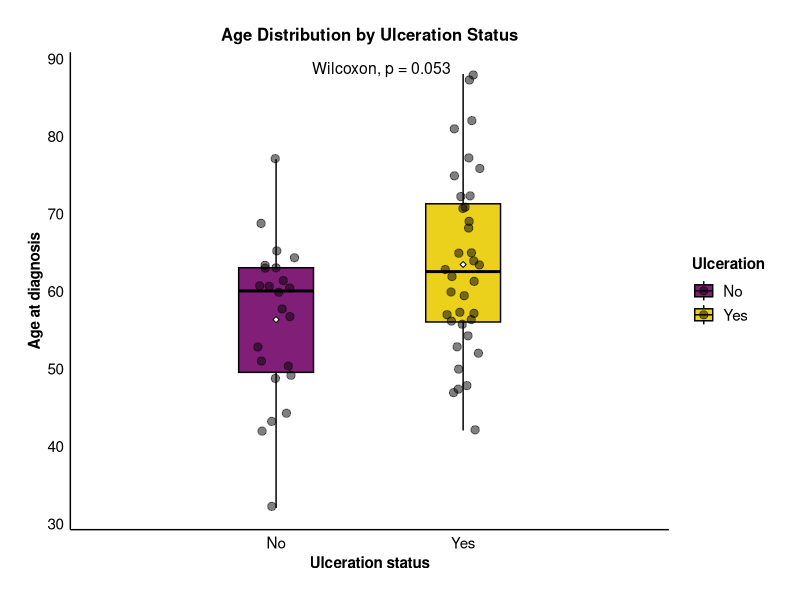
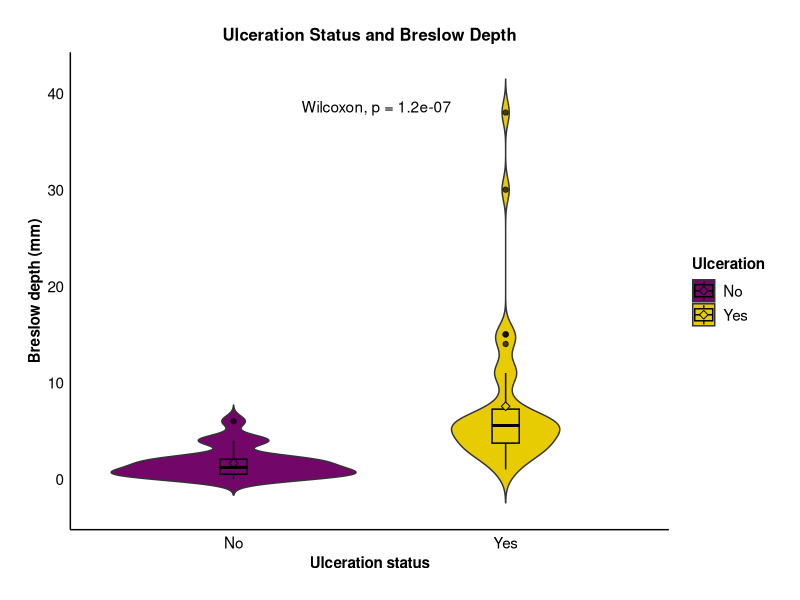
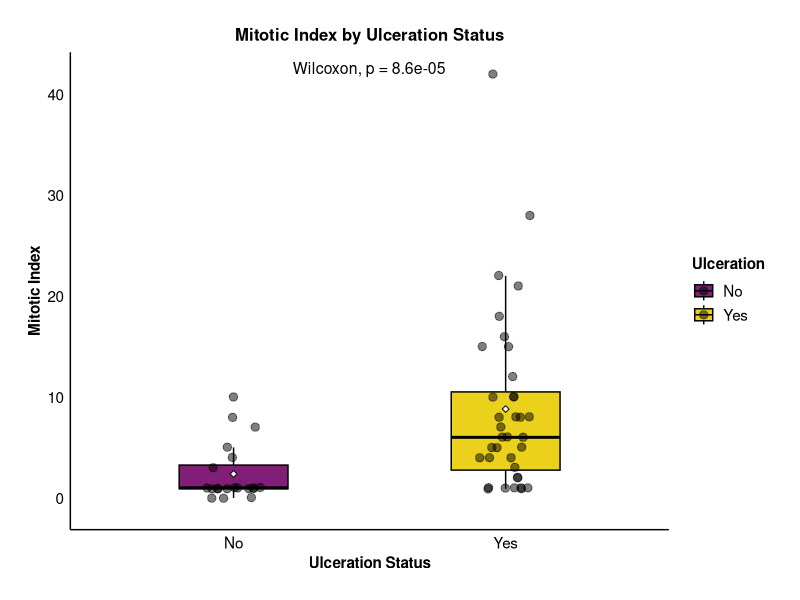
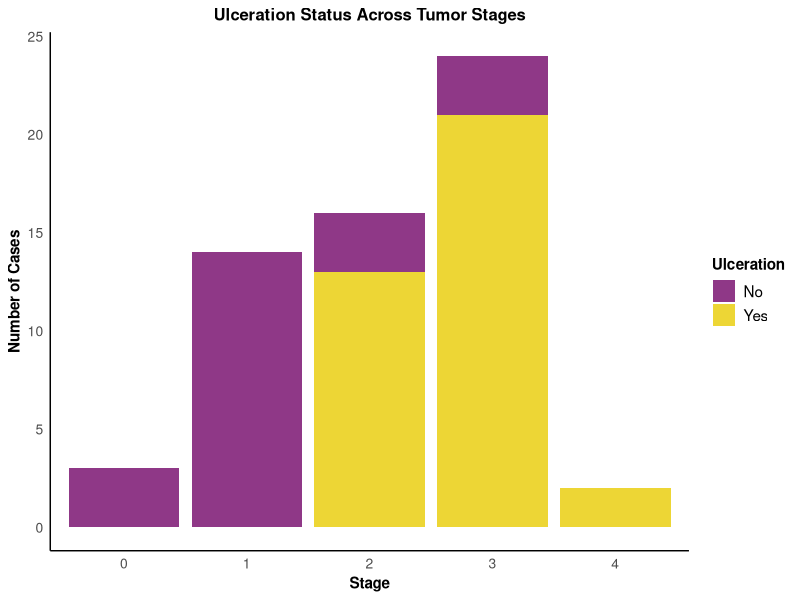
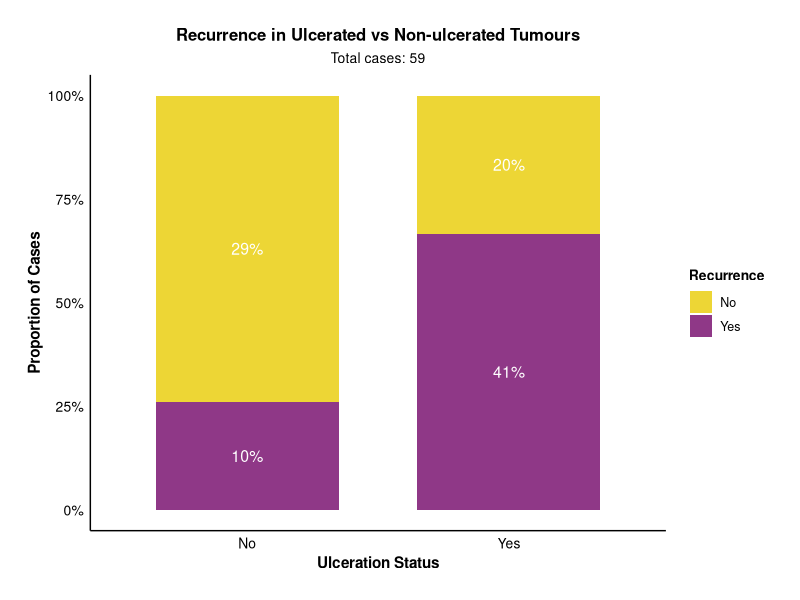
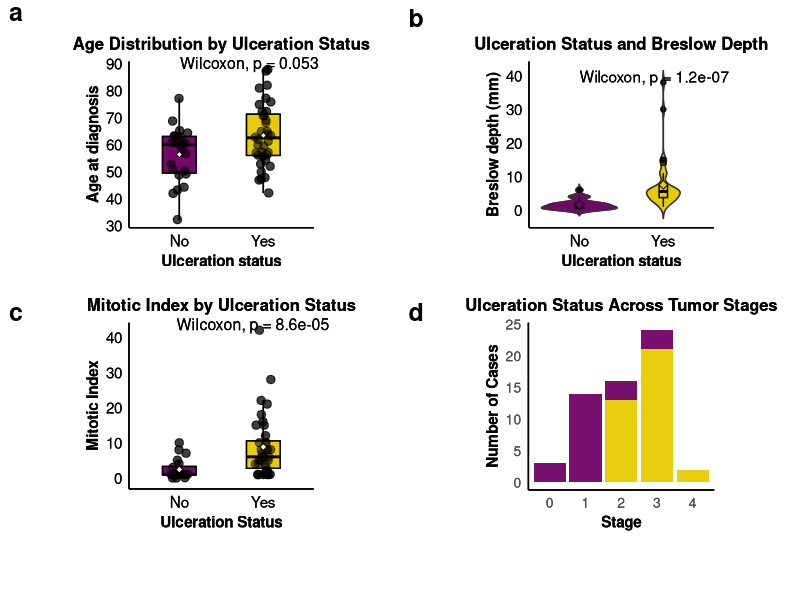

The R source for these figures, in order:
## ---- chunk 1
knitr::opts_chunk$set(echo = TRUE, warning = FALSE, message = FALSE)
## ---- chunk 2
# Load required libraries
library(tidyverse)
library(patchwork)
library(ggpubr)
library(here)

# Set seed 
set.seed(123)

# Load metadata from 59 patients with complete ulceration status
metadata <- read.csv(here("data", "clinical_am_prim.csv"))

# Convert to factors
metadata <- metadata %>%
  mutate(across(c(-breslow_depth_mm, -mitotic_index, -age, -sample_id, -patient), as.factor))
## ---- chunk 3
# Boxplot ulceration vs age
ulc_age_plot <- ggplot(data = metadata,
       mapping = aes(x = factor(ulceration), y = age, 
                     fill = factor(ulceration))) + 
  geom_boxplot(na.rm = TRUE,
               width = 0.4,
               alpha = 0.9,
               outlier.shape = NA,
               color = "black"        
               ) + 
  geom_point(size = 2.5, alpha = 0.5, 
             position = position_jitter(seed = 1, width = 0.1),
             color = "black") + 
  stat_summary(fun = mean, 
              geom = "point",
              shape = 23, 
              size = 1.3,
              fill = "white",
              color = "black") +
  stat_compare_means(size = 4, label.x = 1.34) + 
  scale_fill_manual(values=c("#730769", "#E8CC03"),
                    labels = c("No", "Yes")) + 
  scale_x_discrete(labels = c("0" = "No", "1" = "Yes")) +
  theme_minimal() +
   theme(
    plot.title = element_text(size = 12, face = "bold", hjust = 0.5),
    axis.title = element_text(size = 11, face = "bold"),
    axis.text = element_text(size = 11, color = "black"),
    legend.title = element_text(size = 11, face = "bold"),
    legend.text = element_text(size = 11),
    legend.position = "right",  
    # Background elements
    panel.background = element_blank(),
    plot.background = element_blank(),
    panel.grid.major = element_blank(),
    panel.grid.minor = element_blank(),
    axis.line = element_line(color = "black"),
    plot.margin = margin(20, 20, 20, 20)
  ) +
  labs(
    x = "Ulceration status", 
    y = "Age at diagnosis",
    title = "Age Distribution by Ulceration Status",
     fill = "Ulceration"
  ) +
  scale_y_continuous(
    limits = function(x) c(floor(min(x)), ceiling(max(x))),
    expand = expansion(mult = c(0.05, 0.05))
  ) + coord_cartesian(xlim = c(0.5, 2.5)) 

ulc_age_plot
## ---- chunk 4
# Violin plot ulceration vs breslow depth 
ulc_bres_plot <- ggplot(metadata, 
            aes(x = factor(ulceration), 
                y = breslow_depth_mm, 
                fill = factor(ulceration))) + 
  geom_violin(trim = FALSE) +
  geom_boxplot(width = 0.1,
               alpha = 0.7,
               color = "black") +
  stat_summary(fun = mean, 
               geom = "point", 
               shape = 23, size = 2,
               color = "black") +
    stat_compare_means(size = 3.9, label.x = 1.36) +
  scale_fill_manual(values = c("#730769", "#E8CC03"),
                    labels = c("No", "Yes")) +
  scale_x_discrete(labels = c("0" = "No", "1" = "Yes")) +
  theme_minimal() +
  theme(
    plot.title = element_text(size = 12, face = "bold", hjust = 0.5),
    axis.title = element_text(size = 11, face = "bold"),
    axis.text = element_text(size = 11, color = "black"),
    legend.title = element_text(size = 11, face = "bold"),
    legend.text = element_text(size = 11),
    legend.position = "right",  
    panel.background = element_blank(),
    plot.background = element_blank(),
    panel.grid.major = element_blank(),
    panel.grid.minor = element_blank(),
    axis.line = element_line(color = "black"),
    plot.margin = margin(20, 20, 20, 20)
  ) +
  labs(
    x = "Ulceration status",
    y = "Breslow depth (mm)",
    title = "Ulceration Status and Breslow Depth",
    fill = "Ulceration"
  ) +
  scale_y_continuous(
    limits = function(x) c(floor(min(x)), ceiling(max(x))),
    expand = expansion(mult = c(0.05, 0.05))
  )
ulc_bres_plot
## ---- chunk 5
# Boxplot ulceration vs Mitotic Index
ulc_mit_plot <- ggplot(data = metadata,
       mapping = aes(x = factor(ulceration), y = mitotic_index, 
                     fill = factor(ulceration))) + 
  geom_boxplot(na.rm = TRUE,
               width = 0.4,
               alpha = 0.9,
               outlier.shape = NA,
               color = "black",       
               position = position_dodge(width = 0.5)) + 
  geom_point(size = 2.5, alpha = 0.5, 
             position = position_jitter(seed = 1, width = 0.1),
             color = "black") + 
  
  stat_summary(fun = mean, 
              geom = "point",
              shape = 23, 
              size = 1.5,
              fill = "white",
              color = "black") +
  
  stat_compare_means(size = 4,
                       label.x = 1.33) + 
    theme_minimal() +
    theme(
    plot.title = element_text(size = 12, face = "bold", hjust = 0.5),
    axis.title = element_text(size = 11, face = "bold"),
    axis.text = element_text(size = 11, color = "black"),
    legend.title = element_text(size = 11, face = "bold"),
    legend.text = element_text(size = 11),
    legend.position = "right",  
    panel.background = element_blank(),
    plot.background = element_blank(),
    panel.grid.major = element_blank(),
    panel.grid.minor = element_blank(),
    axis.line = element_line(color = "black"),
    plot.margin = margin(20, 20, 20, 20)
  ) +
  scale_fill_manual(values=c("#730769", "#E8CC03"),
                    labels = c("No", "Yes")) + 
  scale_x_discrete(labels = c("0" = "No", "1" = "Yes")) +
  labs(
    x = "Ulceration Status", 
    y = "Mitotic Index",
    title = "Mitotic Index by Ulceration Status",
    fill = "Ulceration"
  ) +
  scale_y_continuous(
    limits = function(x) c(floor(min(x)), ceiling(max(x))),
    expand = expansion(mult = c(0.05, 0.05))
  )
ulc_mit_plot
## ---- chunk 6
ulc_stage_plot <- ggplot(metadata, 
       aes(x = stage, 
           fill = factor(ulceration))) +
  geom_bar(position = "stack",
           alpha = 0.8) +
  scale_fill_manual(values = c("#730769", "#E8CC03"),
                    labels = c("No", "Yes")) +
  theme_minimal() +
  theme(
    plot.title = element_text(size = 12, face = "bold", hjust = 0.5),
    axis.title = element_text(size = 11, face = "bold"),
    axis.text = element_text(size = 10, angle = 0),
    legend.title = element_text(size = 11, face = "bold"),
    legend.text = element_text(size = 11),
    legend.position = "right",
    panel.background = element_blank(),
    plot.background = element_blank(),
    panel.grid = element_blank(),
    axis.line = element_line(color = "black")
  ) +
  labs(
    x = "Stage",
    y = "Number of Cases",
    title = "Ulceration Status Across Tumor Stages",
    fill = "Ulceration"
  )
ulc_stage_plot
## ---- chunk 7
ggplot(metadata, 
       aes(x = factor(ulceration), fill = factor(recurrence))) + 
  
  geom_bar(position = "fill",
           width = 0.7,
           alpha = 0.8) +
  geom_text(aes(label = scales::percent(after_stat(count)/sum(after_stat(count)), 
                                      accuracy = 1)),
            stat = "count",
            position = position_fill(vjust = 0.5),
            color = "white",
            size = 4) +
  scale_y_continuous(labels = scales::percent) +
  scale_fill_manual(values = c("#E8CC03", "#730769"),
                    labels = c("No", "Yes")) +
  scale_x_discrete(labels = c("0" = "No", "1" = "Yes")) +
  theme_minimal() +
  theme(
    plot.title = element_text(size = 12, face = "bold", hjust = 0.5),
    plot.subtitle = element_text(size = 10, hjust = 0.5),
    axis.title = element_text(size = 11, face = "bold"),
    axis.text = element_text(size = 10, color = "black"),
    legend.title = element_text(size = 10, face = "bold"),
    legend.text = element_text(size = 9),
    panel.background = element_blank(),
    plot.background = element_blank(),
    panel.grid = element_blank(),
    axis.line = element_line(color = "black"),
    plot.margin = margin(20, 20, 20, 20)
  ) +
  labs(
    x = "Ulceration Status",
    y = "Proportion of Cases",
    title = "Recurrence in Ulcerated vs Non-ulcerated Tumours",
    subtitle = paste("Total cases:", nrow(metadata)),
    fill = "Recurrence"
  )
## ---- chunk 8

# Combine plots into a single panel
ulc_age_plot <- ulc_age_plot + 
  theme(plot.margin = margin(10, 10, 10, 10, "pt"),
        aspect.ratio = 0.9) +
  coord_cartesian(clip = "off")

ulc_bres_plot <- ulc_bres_plot + 
  theme(plot.margin = margin(10, 10, 10, 10, "pt"),
        aspect.ratio = 0.9) +
  coord_cartesian(clip = "off")

ulc_mit_plot <- ulc_mit_plot + 
  theme(plot.margin = margin(10, 10, 10, 10, "pt"),
        aspect.ratio = 0.9) +
  coord_cartesian(clip = "off")

ulc_stage_plot <- ulc_stage_plot + 
  theme(plot.margin = margin(10, 10, 10, 10, "pt"),
        aspect.ratio = 0.9)


ulc_age_plot <- ulc_age_plot + theme(legend.position = "none")
ulc_bres_plot <- ulc_bres_plot + theme(legend.position = "none")
ulc_mit_plot <- ulc_mit_plot + theme(legend.position = "none")
ulc_stage_plot <- ulc_stage_plot + theme(legend.position = "none")


dummy_plot <- ggplot(metadata, aes(x = factor(ulceration), fill = factor(ulceration))) +
  geom_bar() +
  scale_fill_manual(values = c("#730769", "#E8CC03"),
                   labels = c("No", "Yes"),
                   name = "Ulceration") + theme_minimal()

legend <- cowplot::get_legend(dummy_plot + theme(legend.position = "bottom"))


grid_no_legend <- gridExtra::arrangeGrob(
  ulc_age_plot, ulc_bres_plot,
  ulc_mit_plot, ulc_stage_plot,
  ncol = 2,
  nrow = 2,
  top = ""
)

# Create final grid 
final_grid <- gridExtra::arrangeGrob(
  grid_no_legend, 
  legend,
  ncol = 1,
  heights = c(10, 1)
)

final_grid_with_labels <- cowplot::ggdraw(final_grid) +
  cowplot::draw_grob(final_grid) +
  cowplot::draw_label("a", x = 0.02, y = 0.98, size = 18, fontface = "bold") +
  cowplot::draw_label("b", x = 0.52, y = 0.97, size = 18, fontface = "bold") +
  cowplot::draw_label("c", x = 0.02, y = 0.48, size = 18, fontface = "bold") +
  cowplot::draw_label("d", x = 0.52, y = 0.48, size = 18, fontface = "bold")

final_grid_with_labels

#ggsave("ulceration_combined_panel.pdf", final_grid_with_labels, height = 10, width = 12, dpi = 400)
## ---- chunk 9
sessionInfo()
